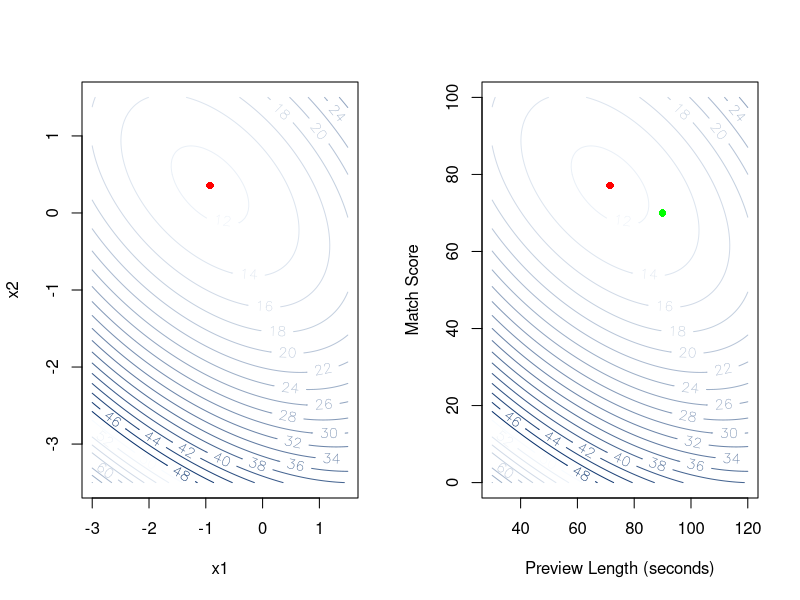

The R script that drew this image:
## ---- chunk 1

# Function to create blues
blue_palette <- colorRampPalette(c(rgb(247,251,255,maxColorValue = 255), rgb(8,48,107,maxColorValue = 255)))

# Function for converting from natural units to coded units
convert.N.to.C <- function(U,UH,UL){
  x <- (U - (UH+UL)/2) / ((UH-UL)/2)
  return(x)
}

# Function for converting from coded units to natural units
convert.C.to.N <- function(x,UH,UL){
  U <- x*((UH-UL)/2) + (UH+UL)/2
  return(U)
}

# Function to create x and y grids for contour plots 
mesh <- function(x, y) { 
  Nx <- length(x)
  Ny <- length(y)
  list(
    x = matrix(nrow = Nx, ncol = Ny, data = x),
    y = matrix(nrow = Nx, ncol = Ny, data = y, byrow = TRUE)
  )
}


## ---- chunk 2

ccdata <- read.csv("sphere.csv", header = TRUE)

condition <- data.frame(x1 = convert.C.to.N(x = c(-1,-1,1,1,0,1.5,-1.5,0,0), UH = 110, UL = 70), 
                        x2 = convert.C.to.N(x = c(-1,1,-1,1,0,0,0,1.5,-1.5), UH = 90, UL = 50))

pi_hat <- aggregate(x = ccdata$Browse.Time, by = list(condition.num = kronecker(1:9, rep(1, 100))), FUN = mean)
df3 <- data.frame(Condition.Num = pi_hat$condition.num, 
           Prev.Length = condition$x1, 
           Match.Score = condition$x2,
           Browse.Time = pi_hat$x)

knitr::kable(df3, format = "markdown")


## ---- chunk 3

par(mfrow = c(1, 2))

ph3 <- data.frame(y = ccdata$Browse.Time,
                  x1 = convert.N.to.C(U = ccdata$Prev.Length, UH = 110, UL = 70),
                  x2 = convert.N.to.C(U = ccdata$Match.Score, UH = 90, UL = 50))



## Check to see if that's significant

model <- lm(y ~ x1 + x2 + x1*x2 + 
              I(x1^2) + I(x2^2), data = ph3)

#summary(model)


beta0 <- coef(model)[1]
beta1 <- coef(model)[2]
beta2 <- coef(model)[3]
beta12 <- coef(model)[6]
beta11 <- coef(model)[4]
beta22 <- coef(model)[5]
grd <- mesh(x = seq(convert.N.to.C(U = 30, UH = 110, UL = 70), 
                    convert.N.to.C(U = 120, UH = 110, UL = 70), 
                    length.out = 100), 
            y = seq(convert.N.to.C(U = 0, UH = 90, UL = 50), 
                    convert.N.to.C(U = 100, UH = 90, UL = 50), 
                    length.out = 100))
x1 <- grd$x
x2 <- grd$y
eta.so <- beta0 + beta1*x1 + beta2*x2 + beta12*x1*x2 + beta11*x1^2 + beta22*x2^2

contour(x = seq(convert.N.to.C(U = 30, UH = 110, UL = 70), 
                convert.N.to.C(U = 120, UH = 110, UL = 70), 
                length.out = 100), 
        y = seq(convert.N.to.C(U = 0, UH = 90, UL = 50), 
                convert.N.to.C(U = 100, UH = 90, UL = 50), 
                length.out = 100), 
        z = eta.so, xlab = "x1", ylab = "x2",
        nlevels = 25, col = blue_palette(20), labcex = 0.9)

b <- matrix(c(beta1,beta2), ncol = 1)
B <- matrix(c(beta11, 0.5*beta12, 0.5*beta12, beta22), nrow = 2, ncol = 2)
x.s <- -0.5*solve(B) %*% b 
points(x = x.s[1], y = x.s[2], col = "red", pch = 16)


#x.s[1]
#x.s[2]




# The predicted browsing time at this configuration is:
eta.s <- beta0 + 0.5*t(x.s) %*% b
# eta.s

# convert.C.to.N(x = x.s[1,1], UH = 110, UL = 70)
# convert.C.to.N(x = x.s[2,1], UH = 90, UL = 50)

contour(x = seq(30, 120, length.out = 100), 
        y = seq(0, 100, length.out = 100), 
        z = eta.so, xlab = "Preview Length (seconds)", ylab = "Match Score",
        nlevels = 20, col = blue_palette(20), labcex = 0.9)

points(x = convert.C.to.N(x = x.s[1,1], UH = 110, UL = 70),
       y = convert.C.to.N(x = x.s[2,1], UH = 90, UL = 50), 
       col = "red", pch = 16)

points(x = 90, y = 70, pch = 16, col = "green")


